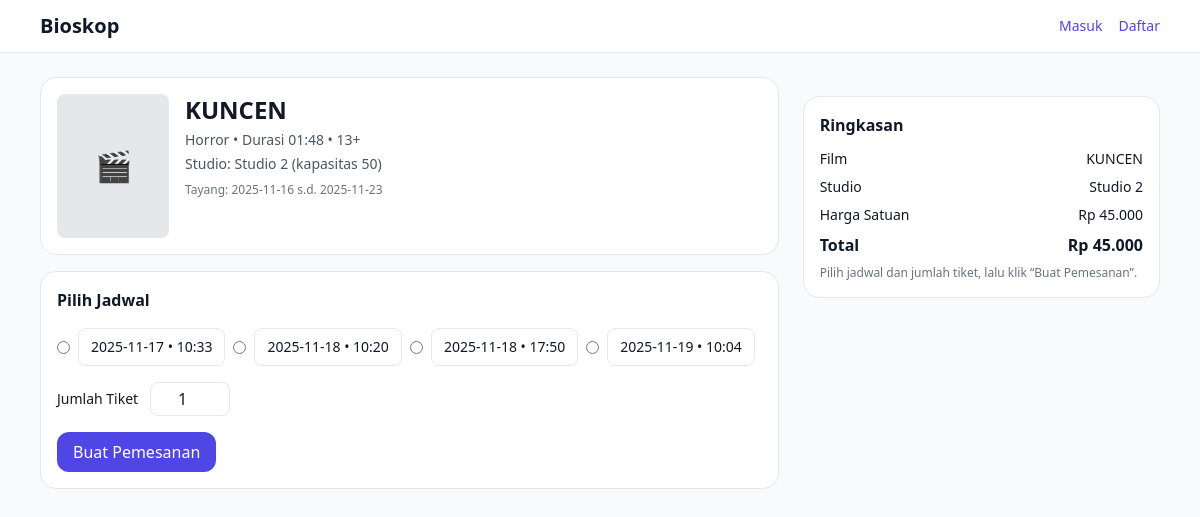
Screenshot of /order.php?id=FH001 with the database file from the repository.
### tables this page shows
CREATE TABLE `film` (
  `id_film` varchar(10) NOT NULL,
  `id_studio` varchar(10) NOT NULL,
  `judul` varchar(70) DEFAULT NULL,
  `genre` varchar(20) DEFAULT NULL,
  `durasi` time DEFAULT NULL,
  `rating` int(11) DEFAULT NULL,
  `sinopsis` text DEFAULT NULL,
  `harga` int(11) NOT NULL,
  `mulai_tayang` date DEFAULT NULL,
  `selesai_tayang` date DEFAULT NULL
);

CREATE TABLE `studio` (
  `id_studio` varchar(10) NOT NULL,
  `nama_studio` varchar(50) DEFAULT NULL,
  `kapasitas` int(11) DEFAULT NULL
);

CREATE TABLE `jadwal_tayang` (
  `id_jadwal` varchar(10) NOT NULL,
  `id_film` varchar(10) NOT NULL,
  `jam_mulai` time DEFAULT NULL,
  `jam_selesai` time DEFAULT NULL,
  `tanggal` date DEFAULT NULL
);

### order.php (the view, shortened to what this page needs)
<?php
require __DIR__.'/service/database.php';
function h($x){return htmlspecialchars($x,ENT_QUOTES,'UTF-8');}
$idFilm = $_GET['id'] ?? '';
$film = null;
if ($idFilm) {
  $stmt = $db->prepare("SELECT f.*, s.nama_studio, s.kapasitas
                        FROM film f
                        LEFT JOIN studio s ON s.id_studio = f.id_studio
                        WHERE f.id_film = ? LIMIT 1");
  $stmt->bind_param("s", $idFilm);
  $stmt->execute();
  $film = $stmt->get_result()->fetch_assoc();
  $hargaSatuan = (int)($film['harga'] ?? 0);
  $qty         = max(1, (int)($_POST['jumlah_tiket'] ?? 1));
  $total       = $hargaSatuan * $qty;
}
$jadwal = [];
if ($idFilm) {
  $stmt = $db->prepare("SELECT j.* FROM jadwal_tayang j
                        WHERE j.id_film = ? AND j.tanggal >= CURDATE()
                        ORDER BY j.tanggal ASC, j.jam_mulai ASC");
  $stmt->bind_param("s", $idFilm);
  $stmt->execute();
  $jadwal = $stmt->get_result()->fetch_all(MYSQLI_ASSOC);
}
?>
<!doctype html>
<html lang="id">
<head>
  <script src="https://cdn.tailwindcss.com"></script>
</head>
<body class="bg-gray-50 text-gray-900">
  <?php include "layout/navbar.php"; ?>
  <main class="max-w-6xl mx-auto px-4 py-6">
    <?php if (!$film): ?>
      <div class="rounded-xl border bg-white p-4">Film tidak ditemukan. <a class="text-indigo-600" href="index.php">Kembali</a></div>
    <?php else: ?>
      <div class="grid grid-cols-1 lg:grid-cols-3 gap-6">
        <div class="lg:col-span-2 space-y-4">
          <div class="rounded-2xl border bg-white p-4">
            <div class="flex items-start gap-4">
              <div class="w-28 h-36 rounded-lg bg-gray-200 grid place-items-center text-3xl">🎬</div>
              <div class="flex-1">
                <h1 class="text-2xl font-bold"><?= h($film['judul']) ?></h1>
                <div class="text-sm text-gray-600 mt-1">
                  <?= h($film['genre']) ?> • Durasi <?= h(substr((string)$film['durasi'],0,5)) ?> • <?= (int)$film['rating'] ?>+
                </div>
                <div class="text-sm text-gray-600 mt-1">
                  Studio: <?= h($film['nama_studio'] ?? $film['id_studio']) ?><?php if(!empty($film['kapasitas'])): ?> (kapasitas <?= (int)$film['kapasitas'] ?>)<?php endif; ?>
                </div>
                <p class="text-xs text-gray-500 mt-2">Tayang: <?= h($film['mulai_tayang']) ?> s.d. <?= h($film['selesai_tayang']) ?></p>
              </div>
            </div>
          </div>
          <div class="rounded-2xl border bg-white p-4">
            <h2 class="font-semibold mb-3">Pilih Jadwal</h2>
            <?php if (empty($jadwal)): ?>
              <div class="text-sm text-gray-600">Belum ada jadwal dari hari ini.</div>
            <?php else: ?>
              <form method="post" class="space-y-4">
                <div class="flex flex-wrap gap-2">
                  <?php foreach($jadwal as $j): ?>
                    <label class="inline-flex items-center gap-2">
                      <input type="radio" name="id_jadwal" class="accent-indigo-600" value="<?= h($j['id_jadwal']) ?>" required>
                      <span class="px-3 py-2 rounded-lg border text-sm bg-white hover:bg-gray-50">
                        <?= h($j['tanggal']) ?> • <?= h(substr((string)$j['jam_mulai'],0,5)) ?>
                      </span>
                    </label>
                  <?php endforeach; ?>
                </div>
                <div class="flex items-center gap-3">
                  <label class="text-sm">Jumlah Tiket</label>
                  <input type="number" name="jumlah_tiket" min="1" value="1" class="w-20 border rounded-lg px-2 py-1 text-center" />
                </div>
                <button name="buat_pesan" class="mt-2 bg-indigo-600 hover:bg-indigo-700 text-white font-medium px-4 py-2 rounded-xl">
                  Buat Pemesanan
                </button>
              </form>
            <?php endif; ?>
          </div>
        </div>
        <aside class="lg:col-span-1">
          <div class="rounded-2xl border bg-white p-4 sticky top-24">
            <h3 class="font-semibold mb-3">Ringkasan</h3>
            <div class="space-y-2 text-sm">
              <div class="flex justify-between"><span>Film</span><span class="font-medium"><?= h($film['judul']) ?></span></div>
              <div class="flex justify-between"><span>Studio</span><span><?= h($film['nama_studio'] ?? $film['id_studio']) ?></span></div>
              <div class="flex justify-between"><span>Harga Satuan</span><span>Rp <?= number_format($hargaSatuan,0,',','.') ?></span></div>
              <div class="flex justify-between text-base font-semibold"><span>Total</span><span>Rp <?= number_format($total,0,',','.') ?></span></div>
              <div class="text-xs text-gray-500">Pilih jadwal dan jumlah tiket, lalu klik “Buat Pemesanan”.</div>
            </div>
          </div>
        </aside>
      </div>
    <?php endif; ?>
  </main>
</body>
</html>

### rows the page displays
film: judul "KUNCEN", genre "Horror", durasi "01:48", rating "13", id_studio.nama_studio "Studio 2", id_studio.kapasitas "50", mulai_tayang "2025-11-16", selesai_tayang "2025-11-23", harga "45.000"
jadwal_tayang: tanggal "2025-11-17", jam_mulai "10:33"
jadwal_tayang: tanggal "2025-11-18", jam_mulai "10:20"
jadwal_tayang: tanggal "2025-11-18", jam_mulai "17:50"
jadwal_tayang: tanggal "2025-11-19", jam_mulai "10:04"
